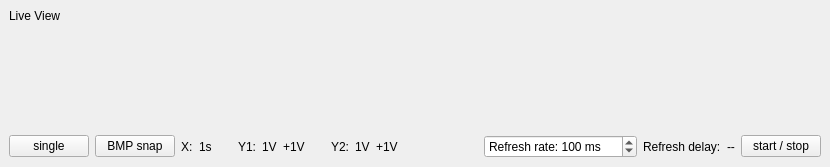
  <widget class="QDockWidget" name="dockWidget">
   <property name="floating">
    <bool>true</bool>
   </property>
   <attribute name="dockWidgetArea">
    <number>8</number>
   </attribute>
   <widget class="QWidget" name="dockWidgetContents">
    <layout class="QGridLayout" name="gridLayout_13">
     <item row="5" column="0" colspan="2">
      <spacer name="verticalSpacer_6">
       <property name="orientation">
        <enum>Qt::Vertical</enum>
       </property>
       <property name="sizeHint" stdset="0">
        <size>
         <width>20</width>
         <height>40</height>
        </size>
       </property>
      </spacer>
     </item>
     <item row="0" column="0" colspan="2">
      <widget class="QLabel" name="label_55">
       <property name="text">
        <string>Live View</string>
       </property>
      </widget>
     </item>
     <item row="1" column="0" colspan="2">
      <spacer name="verticalSpacer_7">
       <property name="orientation">
        <enum>Qt::Vertical</enum>
       </property>
       <property name="sizeHint" stdset="0">
        <size>
         <width>20</width>
         <height>40</height>
        </size>
       </property>
      </spacer>
     </item>
     <item row="2" column="0" colspan="2">
      <layout class="QHBoxLayout" name="horizontalLayout_3">
       <item>
        <spacer name="horizontalSpacer_8">
         <property name="orientation">
          <enum>Qt::Horizontal</enum>
         </property>
         <property name="sizeHint" stdset="0">
          <size>
           <width>40</width>
           <height>20</height>
          </size>
         </property>
        </spacer>
       </item>
       <item>
        <widget class="QLabel" name="dsp">
         <property name="text">
          <string/>
         </property>
        </widget>
       </item>
       <item>
        <spacer name="horizontalSpacer_9">
         <property name="orientation">
          <enum>Qt::Horizontal</enum>
         </property>
         <property name="sizeHint" stdset="0">
          <size>
           <width>40</width>
           <height>20</height>
          </size>
         </property>
        </spacer>
       </item>
      </layout>
     </item>
     <item row="6" column="0" colspan="2">
      <layout class="QHBoxLayout" name="horizontalLayout_5">
       <item>
        <widget class="QPushButton" name="liveSingle">
         <property name="text">
          <string>single</string>
         </property>
        </widget>
       </item>
       <item>
        <widget class="QPushButton" name="bmpsnap">
         <property name="text">
          <string>BMP snap</string>
         </property>
        </widget>
       </item>
       <item>
        <widget class="QLabel" name="label_58">
         <property name="text">
          <string>X:</string>
         </property>
        </widget>
       </item>
       <item>
        <widget class="QLabel" name="xsc">
         <property name="text">
          <string>1s</string>
         </property>
        </widget>
       </item>
       <item>
        <spacer name="horizontalSpacer_11">
         <property name="orientation">
          <enum>Qt::Horizontal</enum>
         </property>
         <property name="sizeHint" stdset="0">
          <size>
           <width>20</width>
           <height>20</height>
          </size>
         </property>
        </spacer>
       </item>
       <item>
        <widget class="QLabel" name="label_57">
         <property name="text">
          <string>Y1:</string>
         </property>
        </widget>
       </item>
       <item>
        <widget class="QLabel" name="y1sc">
         <property name="text">
          <string>1V</string>
         </property>
        </widget>
       </item>
       <item>
        <widget class="QLabel" name="o1">
         <property name="text">
          <string>+1V</string>
         </property>
        </widget>
       </item>
       <item>
        <spacer name="horizontalSpacer_12">
         <property name="orientation">
          <enum>Qt::Horizontal</enum>
         </property>
         <property name="sizeHint" stdset="0">
          <size>
           <width>20</width>
           <height>20</height>
          </size>
         </property>
        </spacer>
       </item>
       <item>
        <widget class="QLabel" name="label_59">
         <property name="text">
          <string>Y2:</string>
         </property>
        </widget>
       </item>
       <item>
        <widget class="QLabel" name="y2sc">
         <property name="text">
          <string>1V</string>
         </property>
        </widget>
       </item>
       <item>
        <widget class="QLabel" name="o2">
         <property name="text">
          <string>+1V</string>
         </property>
        </widget>
       </item>
       <item>
        <spacer name="horizontalSpacer_10">
         <property name="orientation">
          <enum>Qt::Horizontal</enum>
         </property>
         <property name="sizeHint" stdset="0">
          <size>
           <width>40</width>
           <height>20</height>
          </size>
         </property>
        </spacer>
       </item>
       <item>
        <spacer name="horizontalSpacer_13">
         <property name="orientation">
          <enum>Qt::Horizontal</enum>
         </property>
         <property name="sizeHint" stdset="0">
          <size>
           <width>40</width>
           <height>20</height>
          </size>
         </property>
        </spacer>
       </item>
       <item>
        <widget class="QSpinBox" name="rfr">
         <property name="suffix">
          <string> ms</string>
         </property>
         <property name="prefix">
          <string>Refresh rate: </string>
         </property>
         <property name="minimum">
          <number>10</number>
         </property>
         <property name="maximum">
          <number>10000</number>
         </property>
         <property name="singleStep">
          <number>100</number>
         </property>
         <property name="value">
          <number>100</number>
         </property>
        </widget>
       </item>
       <item>
        <widget class="QLabel" name="label_56">
         <property name="text">
          <string>Refresh delay:</string>
         </property>
        </widget>
       </item>
       <item>
        <widget class="QLabel" name="delay">
         <property name="text">
          <string>--</string>
         </property>
        </widget>
       </item>
       <item>
        <widget class="QPushButton" name="startStopLive">
         <property name="text">
          <string>start / stop</string>
         </property>
        </widget>
       </item>
      </layout>
     </item>
    </layout>
    <zorder>verticalSpacer_6</zorder>
    <zorder>verticalSpacer_7</zorder>
    <zorder>label_55</zorder>
   </widget>
  </widget>
